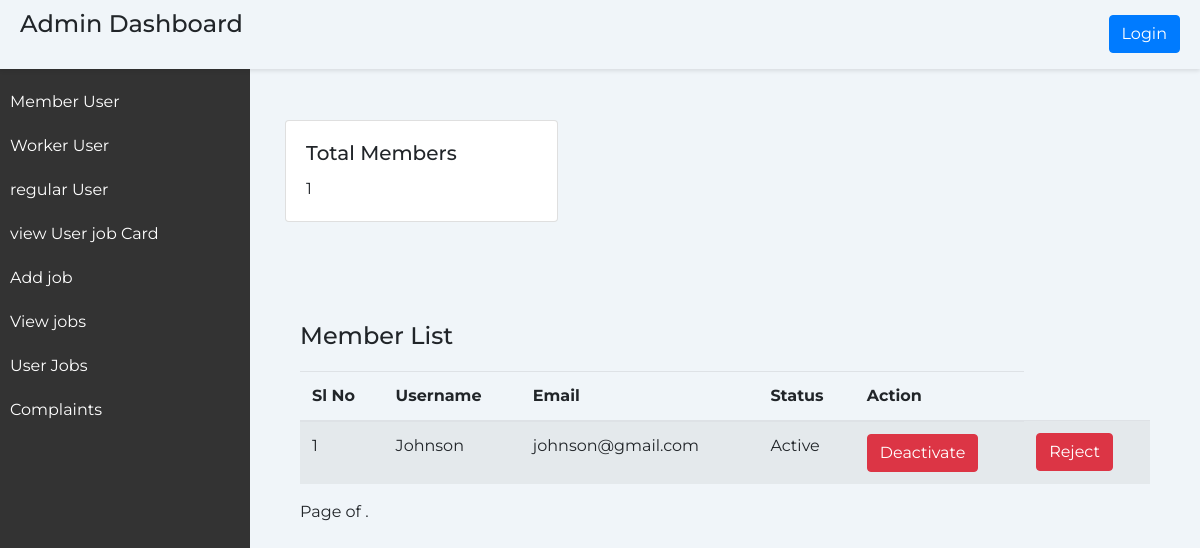
The page /member on the database as committed earlier.
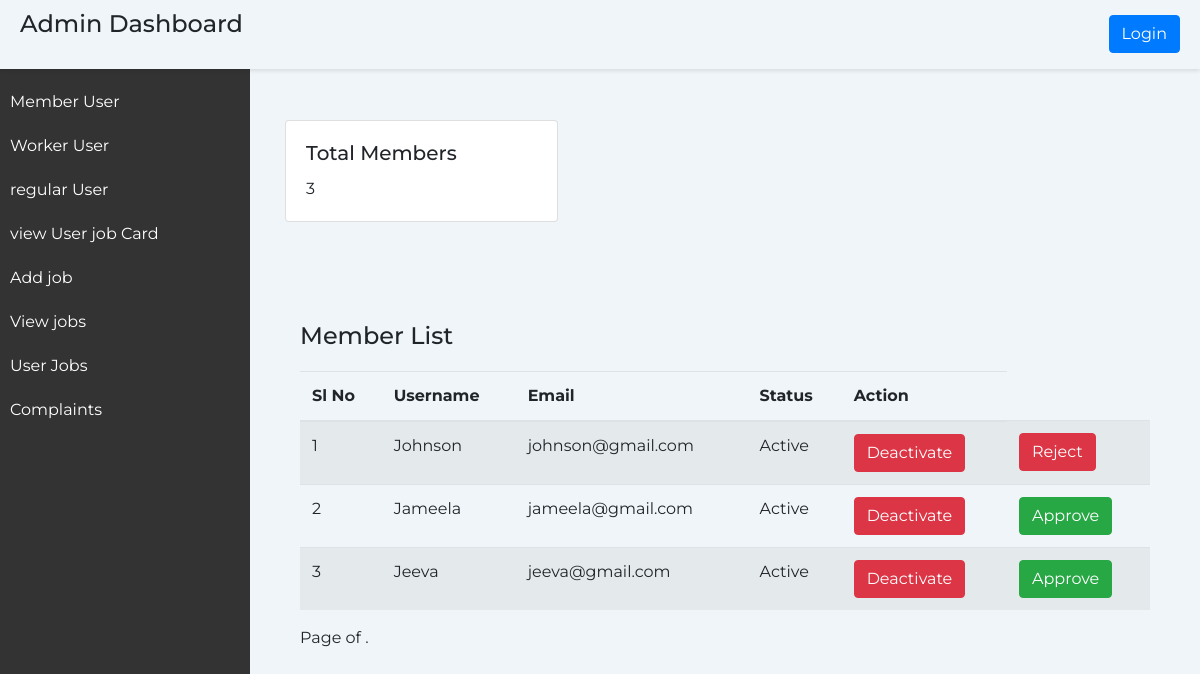
The same page on the database as committed later.
### home/models.py (models this page shows, shortened)
class CustomUser(AbstractUser):
    user_type = models.CharField(max_length=20) # Add any additional fields you need
    email=models.EmailField(unique=True)
    is_mentor = models.BooleanField(default=False)
    admin_id = models.CharField(max_length=10, blank=True, null=True)
    is_verified = models.BooleanField(default=False)
    panchayath_name = models.CharField(max_length=100, blank=True, null=True,default='')
    ward_number = models.CharField(max_length=10, blank=True, null=True,default='')
    has_edited_profile = models.BooleanField(default=False)

### home/views.py (the view)
# urls.py: path('member',views.member,name='member'),
def member(request):
    members_to_approve = CustomUser.objects.filter(user_type='Member', is_verified=False)
    member_users = CustomUser.objects.filter(user_type='Member')
    context = {
        'members_to_approve': members_to_approve,
        'member_users': member_users,
        'member_count': member_users.count(),
    }
    return render(request, 'member.html', context)

### templates/member.html (shortened to what the changed rows need)
<!DOCTYPE html>
                <html lang="en">
                <head>
                    <link href="https://maxcdn.bootstrapcdn.com/bootstrap/4.5.2/css/bootstrap.min.css" rel="stylesheet">
                </head>
                <body>
                    <div class="header">
                        <h1 class="page-title">Admin Dashboard</h1>
                     </div>
                    <div class="content">
                        <div class="container">
                            <div class="row">
                                <div class="col-md-4">
                                    <div class="card">
                                        <div class="card-body">
                                            <h5 class="card-title">Total Members</h5>
                                            <p class="card-text">{{ member_users.count }}</p>
                                        </div>
                                    </div>
                                </div>
                            </div>
                    <div class="container">
                        <div id="member-list">
                            <h2 class="page-title mt-4">Member List</h2>
                            <table class="table table-striped">
                                <thead>
                                    <tr>
                                        <th>Sl No</th>
                                        <th>Username</th>
                                        <th>Email</th>
                                        <th>Status</th>
                                        <th>Action</th>
                                    </tr>
                                </thead>
                                <tbody>
                                    {% for user in member_users %}
                                    <tr>
                                        <td>{{ forloop.counter }}</td>
                                        <td>{{ user.username }}</td>
                                        <td>{{ user.email }}</td>
                                        <td>
                                            {% if user.is_active %}
                                                Active
                                            {% else %}
                                                Deactivated
                                            {% endif %}
                                        </td>
                                        <td>
                                            {% if user.is_active %}
                                                    <form method="post" action="{% url 'deactivate_user' user.id %}">
                                                        <button type="submit" class="btn btn-danger">Deactivate</button>
                                                    </form>
                                                {% else %}
                                                    <form method="post" action="{% url 'activate_user' user.id %}">
                                                        {% csrf_token %}
                                                        <button type="submit" class="btn btn-success">Activate</button>
                                                    </form>
                                            {% endif %}
                                        </td>
                                        <td>
                                            <form method="post" action="{% url 'toggle_member_status' user.id %}">
                                                <button type="submit" class="btn {% if user.is_verified %}btn-danger{% else %}btn-success{% endif %}">                                                    {% if user.is_verified %}
                                                        Reject
                                                    {% else %}
                                                        Approve
                                                    {% endif %}
                                                </button>
                                            </form>
                                        </td>
                                    </tr>
                                    {% endfor %}
                                </tbody>
                            </table>
                        </div>
                    </div>
                </body>
                </html>

Rows that differ between the two databases and show on the page:
added CustomUser: username "Jameela", email "jameela@gmail.com", is_active "Active", is_verified "Approve"
added CustomUser: username "Jeeva", email "jeeva@gmail.com", is_active "Active", is_verified "Approve"
Other text that changed with them:
{{ member_users.count }}: "1" → "3"
